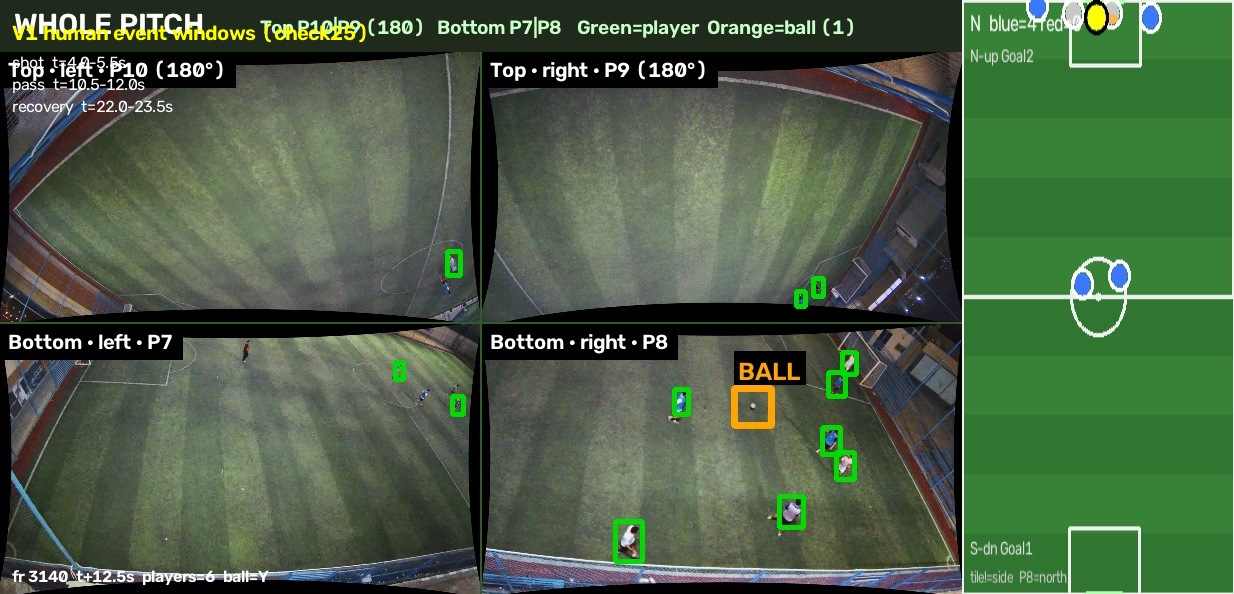
#> input picture reports/eval_match3/improve_eng_loop/phase1_proof/events/v1_check25_event_labels.jpg, 1234 x 594 px
$ python -i eng_loop_coach_player_box_stroke.py   (imports and definitions only)
#> lines starting #> are read from the running program, lines starting #| are printed output that depends on the picture; after the words box and inside, x2 and y2 are one past the last pixel; in counts of white or black regions, pixels touching at a corner belong together
#!/usr/bin/env python3
"""Eng-loop: player boxes = full RF-DETR size, 1px stroke (≥9/10)."""
from __future__ import annotations

import json
import sys
import time
from pathlib import Path

import cv2
import numpy as np

ROOT = Path(__file__).resolve().parents[1]
sys.path.insert(0, str(ROOT))

OUT = ROOT / "reports/events_testing/coach_player_box_ux"
PASS = 9.0


def _green_strokes(rgb) -> list[float]:
    bgr = cv2.cvtColor(rgb, cv2.COLOR_RGB2BGR)
#> bgr is the input picture: shape (594, 1234, 3); mean B, G, R 69.2, 95.3, 74.3
    mask = cv2.inRange(bgr, np.array([0, 150, 0]), np.array([95, 255, 95]))
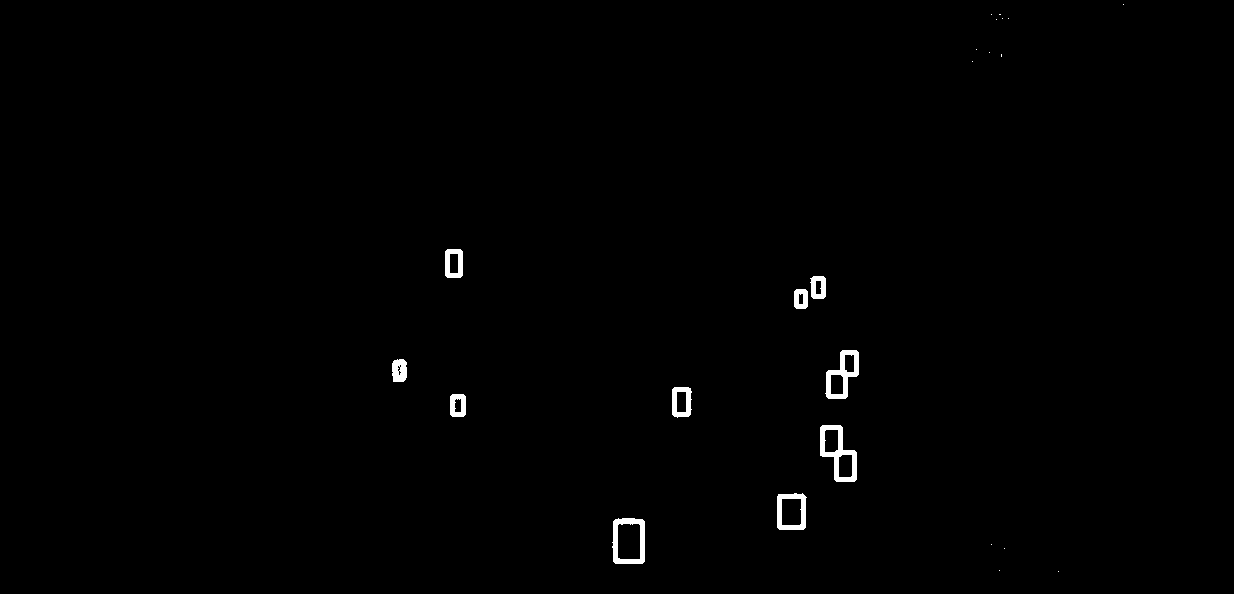
#> mask: shape (594, 1234); 0.63% white; 24 white regions (14 under 20 px)
    cnts, _ = cv2.findContours(mask, cv2.RETR_EXTERNAL, cv2.CHAIN_APPROX_SIMPLE)
#> cnts = 24 contours, 14 with area under 20; largest, box (x1, y1, x2, y2) and area: (612, 518, 645, 564) 1373, (820, 425, 857, 482) 1306, (825, 350, 859, 399) 1004, (777, 493, 807, 530) 978, (672, 387, 692, 418) 520
    out = []
    for c in cnts:
        if cv2.contourArea(c) < 20:
            continue
        x, y, w, h = cv2.boundingRect(c)
        if h < 14 or w < 3:
            continue
        roi = mask[y : y + h, x : x + w]
        out.append(float(cv2.distanceTransform(roi, cv2.DIST_L2, 3).max()))
#> this loop made 24 passes
#> c on passes 1, 2, 3, 4, 15, 16, 17, 18, 19, 20, 21, 22: [[1058, 571]], [[999, 570]], [[1004, 548]], [[991, 544]], [[972, 61]], [[1001, 54], [1001, 56]], [[989, 52]], [[976, 49]], [[996, 19]], [[1008, 18]], [[1002, 18]], [[999, 14], [1000, 14]]
#> (x, y, w, h) on passes 5 to 10: (612, 518, 33, 46), (777, 493, 30, 37), (820, 425, 37, 57), (450, 394, 16, 23), (672, 387, 20, 31), (392, 359, 15, 23)
#> after the loop, out = [5.73, 4.78, 5.19, 5.19, 4.78, 5.73, 5.19, 4.78, 5.19, 4.78]
    return out


# [64 lines left out: functions run_annotate_unit, run_dashboard_passthrough, main, not called in this run]


# [2 lines not run here, left out]

>>> import cv2
>>> picture = cv2.cvtColor(cv2.imread('../reports/eval_match3/improve_eng_loop/phase1_proof/events/v1_check25_event_labels.jpg'), cv2.COLOR_BGR2RGB)
>>> result = _green_strokes(picture)
#> result has the same summary as out in _green_strokes
